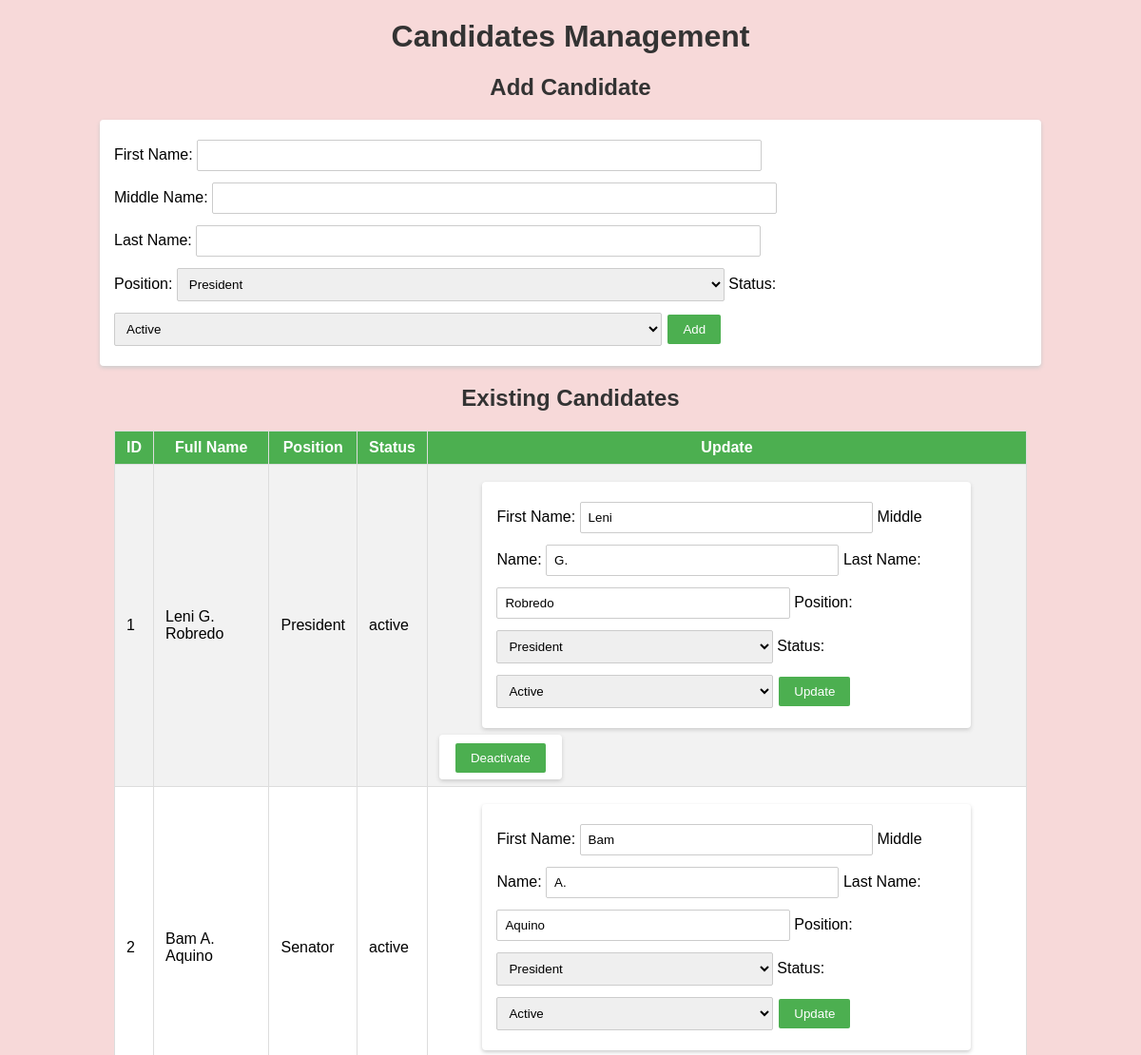
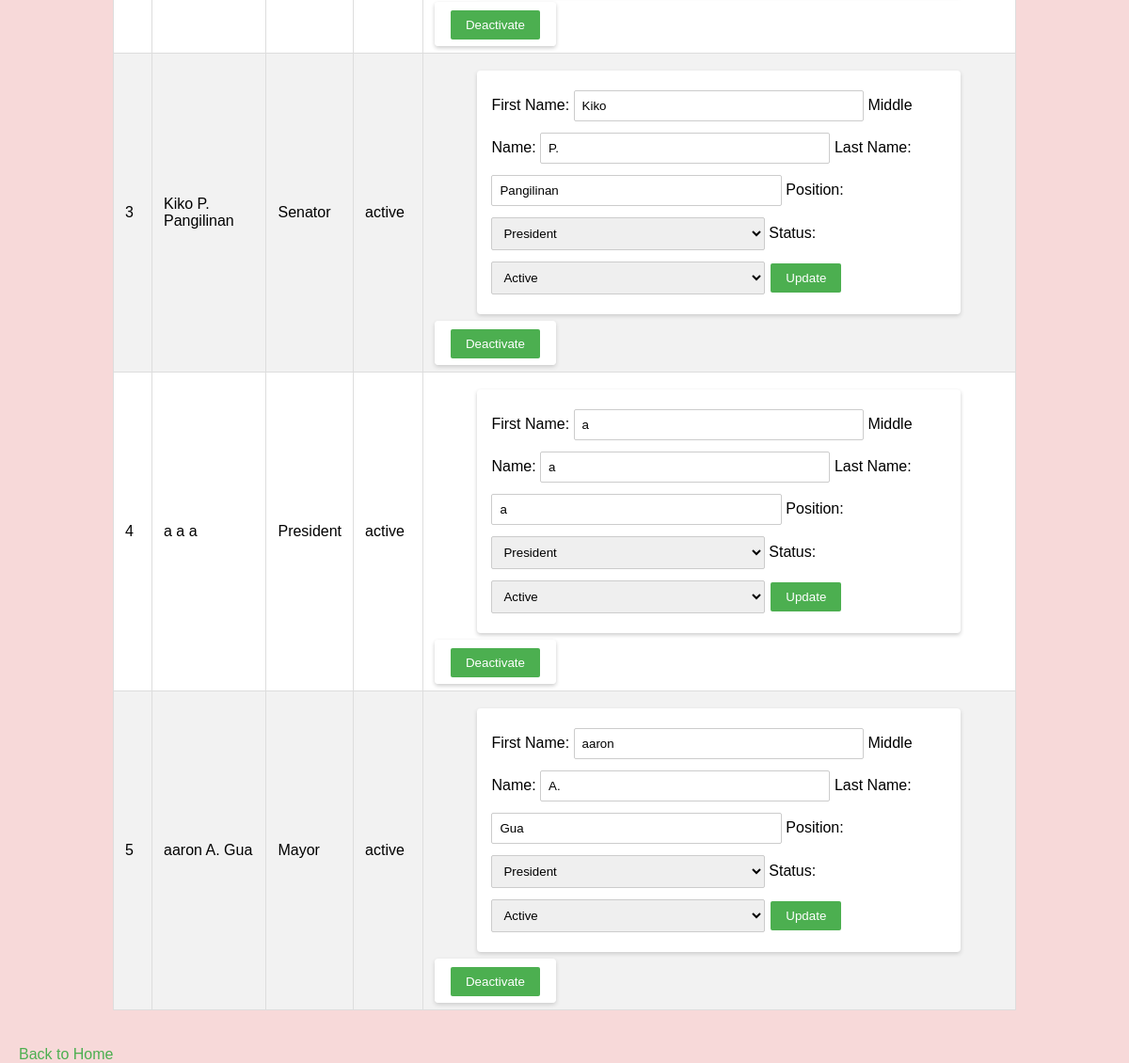
The page /candidates on the database its author committed (2 pictures, top to bottom).
### tables this page shows
CREATE TABLE candidates (
            candID INTEGER PRIMARY KEY AUTOINCREMENT,
            candFName TEXT NOT NULL,
            candMName TEXT,
            candLName TEXT NOT NULL,
            posID INTEGER NOT NULL,
            candStat TEXT NOT NULL DEFAULT 'active',
            votes INTEGER NOT NULL DEFAULT 0,
            FOREIGN KEY (posID) REFERENCES positions(posID)
        );

CREATE TABLE positions (
            posID INTEGER PRIMARY KEY AUTOINCREMENT,
            posName TEXT NOT NULL,
            numOfPositions INTEGER NOT NULL,
            posStat TEXT NOT NULL DEFAULT 'open'
        );

### app.py (the view)
@app.route("/candidates")
def candidates():
    conn = dbhelper.get_connection()
    cur = conn.cursor()
    cur.execute("""
        SELECT c.candID, c.candFName, c.candMName, c.candLName, p.posName, c.candStat
        FROM candidates c
        JOIN positions p ON c.posID = p.posID
    """)
    data = cur.fetchall()
    cur.execute("SELECT posID, posName FROM positions WHERE posStat='open'")
    positions = cur.fetchall()
    conn.close()
    return render_template("candidates.html", candidates=data, positions=positions)

### dbhelper.py (called while the page is built)
def get_connection():
    conn = sqlite3.connect(DB_NAME)
    return conn

### templates/candidates.html (shortened to what this page needs)
<!DOCTYPE html>
<html>
<head>
    <link rel="stylesheet" href="/statics/index.css">
</head>
<body>
    <h1>Candidates Management</h1>
    <h2>Add Candidate</h2>
    <form action="/candidates/add" method="POST">
        First Name: <input type="text" name="fname" required><br>
        Middle Name: <input type="text" name="mname"><br>
        Last Name: <input type="text" name="lname" required><br>
        Position:
        <select name="pos" required>
            {% for pos in positions %}
            <option value="{{ pos[0] }}">{{ pos[1] }}</option>
            {% endfor %}
        </select>
        Status:
        <select name="stat">
            <option value="active">Active</option>
        </select>
        <button type="submit">Add</button>
    </form>
    <h2>Existing Candidates</h2>
    <table>
        <tr><th>ID</th><th>Full Name</th><th>Position</th><th>Status</th><th>Update</th></tr>
        {% for c in candidates %}
        <tr>
            <td>{{ c[0] }}</td>
            <td>{{ c[1] }} {{ c[2] }} {{ c[3] }}</td>
            <td>{{ c[4] }}</td>
            <td>{{ c[5] }}</td>
            <td>
                <form action="/candidates/update" method="POST">
                    First Name: <input type="text" name="fname" value="{{ c[1] }}" required>
                    Middle Name: <input type="text" name="mname" value="{{ c[2] }}">
                    Last Name: <input type="text" name="lname" value="{{ c[3] }}" required>
                    Position:
                    <select name="pos">
                        {% for pos in positions %}
                        <option value="{{ pos[0] }}">{{ pos[1] }}</option>
                        {% endfor %}
                    </select>
                    Status:
                    <select name="stat">
                        <option value="active" {% if c[5] == 'active' %}selected{% endif %}>Active</option>
                    </select>
                    <button type="submit">Update</button>
                </form>
                {% if c[5] == 'active' %}
                <form action="/candidates/deactivate" method="POST" style="display:inline">
                    <button type="submit">Deactivate</button>
                </form>
                {% else %}
                <form action="/candidates/activate" method="POST" style="display:inline">
                    <input type="hidden" name="cid" value="{{ c[0] }}">
                    <button type="submit">Activate</button>
                </form>
                {% endif %}
            </td>
        </tr>
        {% endfor %}
    </table>
    <br><a href="/">Back to Home</a>
</body>
</html>

### statics/index.css (style rules this page uses)
body { font-family: Arial, sans-serif; background: #f7d9d9; margin: 0; padding: 0; }
h1, h2 { color: #333; text-align: center; margin-top: 20px; }
table { border-collapse: collapse; width: 80%; margin: 20px auto; background: #fff; }
th, td { border: 1px solid #ddd; padding: 8px 12px; }
th { background-color: #4CAF50; color: white; }
tr:nth-child(even) { background-color: #f2f2f2; }
form { margin: 10px auto; width: 80%; background: #fff; padding: 15px; border-radius: 4px; box-shadow: 0 2px 4px #ccc; }
input[type="text"], input[type="number"], select { width: 60%; padding: 8px; margin: 6px 0; border: 1px solid #ccc; border-radius: 2px; }
button { background-color: #4CAF50; color: white; padding: 8px 16px; margin: 6px 2px; border: none; border-radius: 2px; cursor: pointer; }
a { color: #4CAF50; text-decoration: none; margin-left: 20px; }

### rows shown on the page
candidates: candID "1", candFName "Leni", candMName "G.", candLName "Robredo", posName "President", candStat "active", fname "Leni", mname "G.", lname "Robredo", stat "Active"
candidates: candID "2", candFName "Bam", candMName "A.", candLName "Aquino", posName "Senator", candStat "active", fname "Bam", mname "A.", lname "Aquino", stat "Active"
candidates: candID "3", candFName "Kiko", candMName "P.", candLName "Pangilinan", posName "Senator", candStat "active", fname "Kiko", mname "P.", lname "Pangilinan", stat "Active"
candidates: candID "4", candFName "a", candMName "a", candLName "a", posName "President", candStat "active", fname "a", mname "a", lname "a", stat "Active"
candidates: candID "5", candFName "aaron", candMName "A.", candLName "Gua", posName "Mayor", candStat "active", fname "aaron", mname "A.", lname "Gua", stat "Active"

### other values the page prints
form field pos "President"
